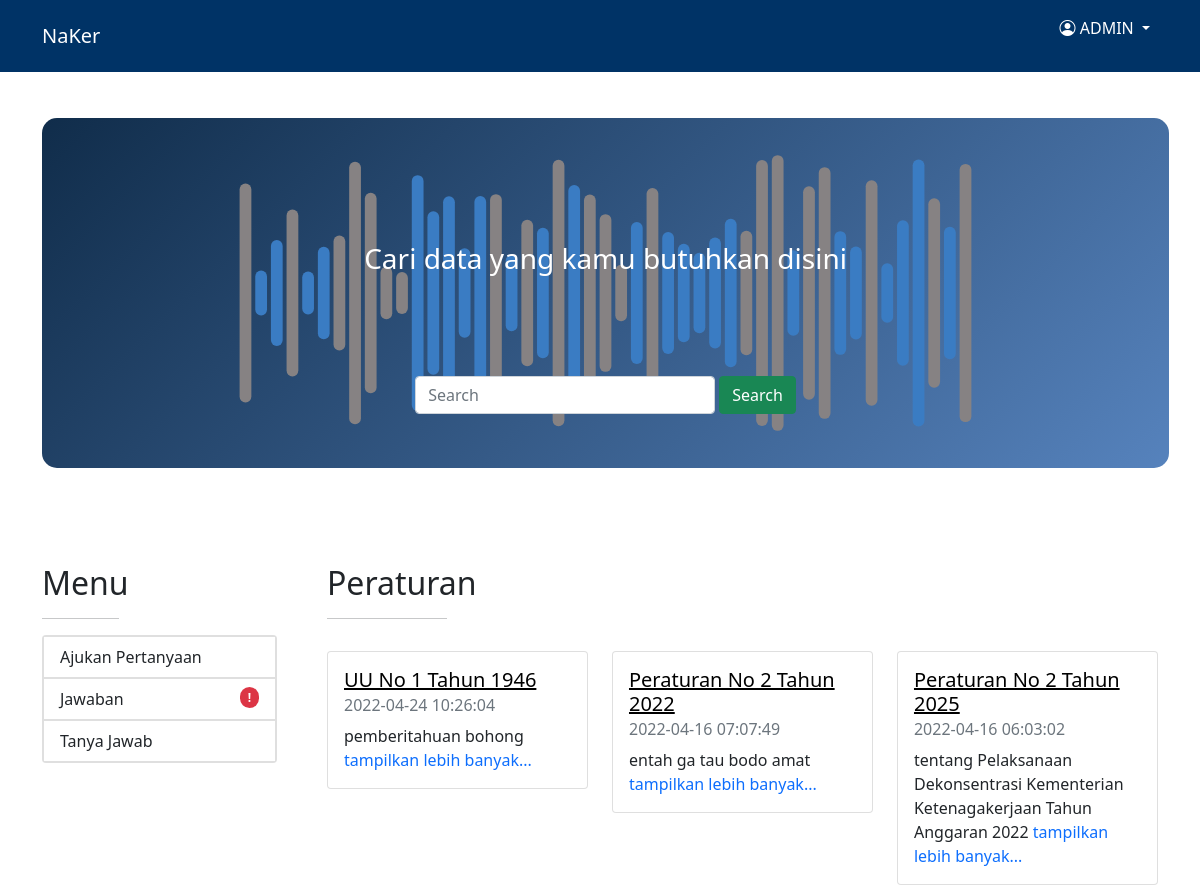
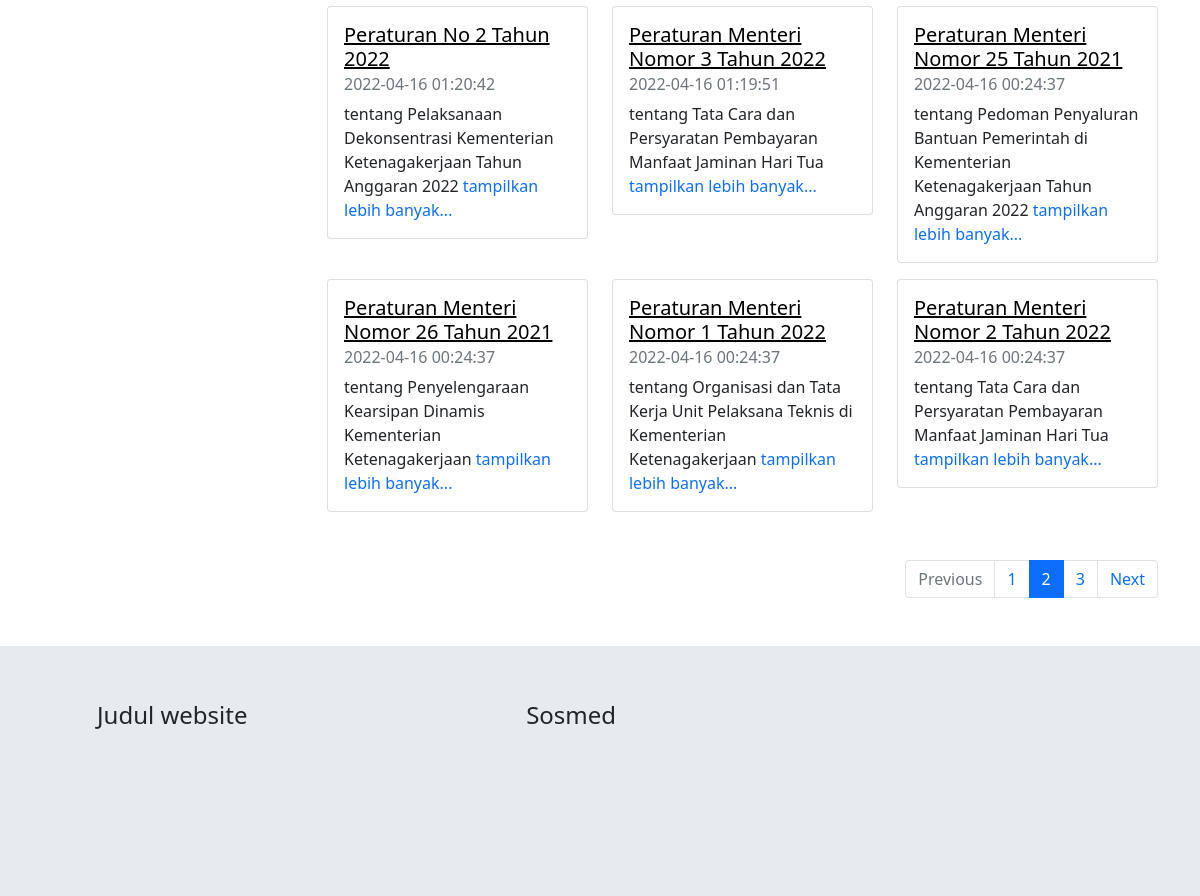
Screenshot of /public/user (signed in) with the database file from the repository (2 pictures, top to bottom).
### tables this page shows
CREATE TABLE `users` (
  `id` int NOT NULL AUTO_INCREMENT,
  `name` varchar(128) DEFAULT NULL,
  `email` varchar(128) NOT NULL,
  `image` varchar(128) DEFAULT NULL,
  `password` varchar(255) NOT NULL,
  `gender` enum('Laki-laki','Perempuan','Other') DEFAULT NULL,
  `telp` varchar(20) DEFAULT NULL,
  `alamat` text,
  `role_id` int DEFAULT NULL,
  `is_active` tinyint DEFAULT NULL,
  `date_create` timestamp NULL DEFAULT CURRENT_TIMESTAMP,
  PRIMARY KEY (`id`),
  UNIQUE KEY `email` (`email`),
  KEY `fk_user_userRole` (`role_id`),
  CONSTRAINT `fk_user_userRole` FOREIGN KEY (`role_id`) REFERENCES `user_role` (`id`)
);

CREATE TABLE `contents` (
  `id` int NOT NULL AUTO_INCREMENT,
  `peraturan` varchar(128) NOT NULL,
  `tentang` varchar(255) NOT NULL,
  `content` text NOT NULL,
  `time_create` timestamp NULL DEFAULT CURRENT_TIMESTAMP,
  PRIMARY KEY (`id`)
);

### app/core/Controller.php (called while the page is built, shortened)
<?php
class Controller {
    public function view($view, $data = []) {
        require_once "../app/views/" . $view . '.php';
    }
    public function model($model) {
        return new $model;
    }
}

### app/controllers/User.php (called while the page is built, shortened)
<?php session_start();
class User extends COntroller {
    public function index() {
        $data['page'] = "Home | Naker";
        $data['all'] = $this->model('Content_model')->getAll();
        $data['user'] = $this->model('User_model')->viewUser($_SESSION)[0];
        $this->view("User/user", $data);
    }
}

### app/core/App.php (called while the page is built, shortened)
<?php
class App {
    private $method = 'index';
    private $parameter = [];
    public function __construct() {
        $this->controller = new $this->controller;
        call_user_func_array([$this->controller, $this->method], $this->parameter);
    }
}

### public/index.php (called while the page is built, shortened)
<?php
$app = new App();

### app/core/Database.php (called while the page is built, shortened)
<?php
class Database {
    private $host = DB_HOST;
    private $user = DB_USER;
    private $pass = DB_PASS;
    private $db_name = DB_NAME;
    private $connect;
    private $sql;
    public function __construct() {
        $source = "mysql:host=" . $this->host . ";dbname=" . $this->db_name;
        $options = [
            PDO::ATTR_PERSISTENT => true,
            PDO::ATTR_ERRMODE => PDO::ERRMODE_EXCEPTION
        ];
        try{
            $this->connect = new PDO($source, $this->user, $this->pass, $options);
        } catch(PDOException $e) {
            die($e->getMessage());
        }
    }
    public function query($sql) {
        $this->sql = $this->connect->prepare($sql);
    }
    public function execute() {
        $this->sql->execute();
    }
    public function resultSet() {
        $this->execute();
        return $this->sql->fetchAll(PDO::FETCH_ASSOC);
    }
}

### app/models/User_model.php (called while the page is built, shortened)
<?php
class User_model {
    private $db;
    public function __construct()
    {
        $this->db = new Database;
    }
    public function viewUser($data) {
        $email = $data['data']['email'];
        $sql = "SELECT * FROM users WHERE email = '$email'";
        $this->db->query($sql);
        $user = $this->db->resultSet();
        return $user;
    }
}

### app/models/Content_model.php (called while the page is built, shortened)
<?php
class Content_model {
    private $db;
    public function __construct()
    {
        $this->db = new Database;
    }
    public function getAll() {
        $this->db->query("SELECT * FROM contents ORDER BY id DESC");
        return $this->db->resultSet();
     }
}

### app/views/user/user.php (the view, shortened to what this page needs)
<nav class="navbar fixed-top navbar-expand-lg navbar-dark" style="background-color: #003366;">
  <div class="container">
    <a class="navbar-brand" href="<?= BASEURL ?>user">NaKer</a>
      <div class="navbar-nav">
        <div class="dropdown">
            <p class="nav-link active dropdown-toggle" type="button" id="dropdownMenuButton1" data-bs-toggle="dropdown" aria-expanded="false">
            <i class="bi bi-person-circle fa-1x"></i> <?= strtoupper($data['user']['name']); ?>
            </p>
        </div>
      </div>
  </div>
</nav>
<section style="padding-top: 70px;">
    <div class="container mt-5">
        <div class="box">
            <br>
            <h3 style="color: white; padding-top: 100px;" class="text-center">Cari data yang kamu butuhkan disini</h3>
            <form action="<?= BASEURL ?>user/cari/#here" method="POST" class="d-flex justify-content-center" style="margin-top: 100px;">
                <input class="form-control me-1" type="search" name="keyword" placeholder="Search" aria-label="Search" style="width: 300px;" autocomplete="off" autofocus>
                <button id="here" class="btn btn-success" type="submit" name="submit">Search</button>
            </form>
        </div>
    </div>
</section>
<section>
    <div class="container mt-5">
        <div class="row justify-content-center">
            <div class="col-md-3 rmf">
                <h2 class="mt-5">Menu</h2>
                <hr width="77px">
                <div class="row">
                    <div class="col">
                    <div class="card" style="width: 18rem; width: 90%" >
                        <ul class="list-group list-group-flush ">
                            <a href="<?= BASEURL ?>qa" style="text-decoration: none;"><li class="list-group-item d-flex justify-content-between align-items-start">
                            Ajukan Pertanyaan</li></a>
                            <a href="<?= BASEURL ?>User/answer/<?= $data['user']['id'] ?>" style="text-decoration: none;"><li class="list-group-item d-flex justify-content-between align-items-start">Jawaban<span class="badge bg-danger rounded-pill">!</span></li></a>
                            <a href="<?= BASEURL ?>Home/qa" style="text-decoration: none;"><li class="list-group-item d-flex justify-content-between align-items-start">Tanya Jawab</li></a>
                        </ul>
                        </div>
                    </div>
                </div>
            </div>
            <div class="col-md-9">
                <h2 class="mt-5">Peraturan</h2>
                <hr width="120px">
                <div class="row">
                    <?php foreach($data['all'] as $val) : ?>
                    <div class="col-md-4 mt-3">
                        <div class="card">
                            <div class="card-body">
                                <h5 class="card-title"><a href="<?= BASEURL ?>Content/index/<?= $val['id']; ?>" style="color: black;"><?= $val['peraturan']; ?></a></h5>
                                <h6 class="card-subtitle mb-2 text-muted"><?= $val['time_create']; ?></h6>
                                <p class="card-text"><?= $val['tentang']; ?> <a href="<?= BASEURL ?>Content/index/<?= $val['id']; ?>" style="text-decoration: none;">tampilkan lebih banyak...</a></p>
                            </div>
                        </div>
                    </div>
                    <?php endforeach; ?>
                </div>
            </div>
        </div>
        <nav aria-label="Page navigation example" class="mt-5">
            <ul class="pagination justify-content-end">
                <li class="page-item disabled">
                    <a class="page-link" href="#" tabindex="-1">Previous</a>
                </li>
                <li class="page-item"><a class="page-link" href="#">1</a></li>
                <li class="page-item active"><a class="page-link" href="#">2</a></li>
                <li class="page-item"><a class="page-link" href="#">3</a></li>
                <li class="page-item">
                    <a class="page-link" href="#">Next</a>
                </li>
            </ul>
        </nav>
    </div>
</section>
<div class="ftr mt-5">
    <div class="container ">
        <div class="row p">
            <div class="col-md-4 ">
                <h4>Judul website</h4>
            </div>
            <div class="col-md-6 offset-1">
                <h4>Sosmed</h4>
            </div>
        </div>
    </div>
</div>

### public/css/style.css (style rules this page uses)
section div.container div.box { margin: auto; width: 101%; height: 350px; background-color: grey; border-radius: 15px; background-image: url('../img/Wave.svg'); background-size: cover; background-position: center; }
div.ftr { background-color: #E6EBF0; height: 250px; }
.p { padding: 55px; }

### rows the page displays
users: name "ADMIN"
contents: peraturan "UU No 1 Tahun 1946", time_create "2022-04-24 10:26:04", tentang "pemberitahuan bohong"
contents: peraturan "Peraturan No 2 Tahun 2022", time_create "2022-04-16 07:07:49", tentang "entah ga tau bodo amat"
contents: peraturan "Peraturan No 2 Tahun 2025", time_create "2022-04-16 06:03:02", tentang "tentang Pelaksanaan Dekonsentrasi Kementerian Ketenagakerjaan Tahun Anggaran 2022"
contents: peraturan "Peraturan No 2 Tahun 2022", time_create "2022-04-16 01:20:42", tentang "tentang Pelaksanaan Dekonsentrasi Kementerian Ketenagakerjaan Tahun Anggaran 2022"
contents: peraturan "Peraturan Menteri Nomor 3 Tahun 2022", time_create "2022-04-16 01:19:51", tentang "tentang Tata Cara dan Persyaratan Pembayaran Manfaat Jaminan Hari Tua"
contents: peraturan "Peraturan Menteri Nomor 25 Tahun 2021", time_create "2022-04-16 00:24:37", tentang "tentang Pedoman Penyaluran Bantuan Pemerintah di Kementerian Ketenagakerjaan Tahun Anggaran 2022"
contents: peraturan "Peraturan Menteri Nomor 26 Tahun 2021", time_create "2022-04-16 00:24:37", tentang "tentang Penyelengaraan Kearsipan Dinamis Kementerian Ketenagakerjaan"
contents: peraturan "Peraturan Menteri Nomor 1 Tahun 2022", time_create "2022-04-16 00:24:37", tentang "tentang Organisasi dan Tata Kerja Unit Pelaksana Teknis di Kementerian Ketenagakerjaan"
contents: peraturan "Peraturan Menteri Nomor 2 Tahun 2022", time_create "2022-04-16 00:24:37", tentang "tentang Tata Cara dan Persyaratan Pembayaran Manfaat Jaminan Hari Tua"
